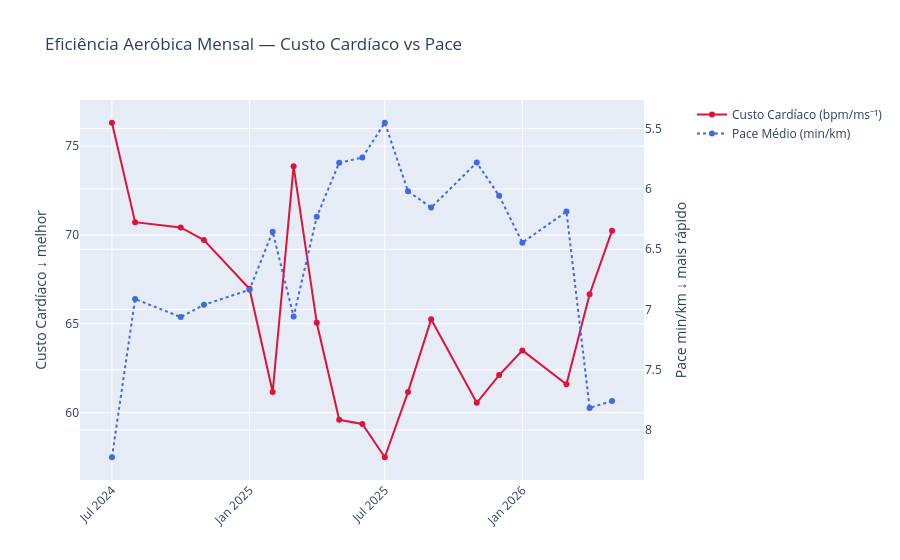

Notebook code cell kept with this figure:
### Code cell
if not df_run.empty:
    cc = df_run.groupby('month').agg(
        cardiac_cost=('cardiac_cost','mean'),
        pace_mean=('pace_min_km','mean'),
        n=('id','count')
    ).reset_index()
    cc['month_str'] = cc['month'].astype(str)

    fig = make_subplots(specs=[[{'secondary_y': True}]])
    fig.add_trace(go.Scatter(x=cc['month_str'], y=cc['cardiac_cost'],
                             name='Custo Cardíaco (bpm/ms⁻¹)', line=dict(color='crimson', width=2),
                             mode='lines+markers'), secondary_y=False)
    fig.add_trace(go.Scatter(x=cc['month_str'], y=cc['pace_mean'],
                             name='Pace Médio (min/km)', line=dict(color='royalblue', width=2, dash='dot'),
                             mode='lines+markers'), secondary_y=True)
    fig.update_layout(title='Eficiência Aeróbica Mensal — Custo Cardíaco vs Pace')
    fig.update_yaxes(title_text='Custo Cardíaco ↓ melhor', secondary_y=False)
    fig.update_yaxes(title_text='Pace min/km ↓ mais rápido', autorange='reversed', secondary_y=True)
    fig.update_layout(xaxis_tickangle=-45)
    fig.show()

### Figure 1 — Plotly figure (JSON) as saved in the notebook; plotly's stock layout.template omitted (floating-point values rounded to 4 significant figures)
{"data": [{"line": {"color": "crimson", "width": 2}, "mode": "lines+markers", "name": "Custo Cardíaco (bpm/ms⁻¹)", "type": "scatter", "x": ["2024-07", "2024-08", "2024-10", "2024-11", "2025-01", "2025-02", "2025-03", "2025-04", "2025-05", "2025-06", "2025-07", "2025-08", "2025-09", "2025-11", "2025-12", "2026-01", "2026-03", "2026-04", "2026-05"], "xaxis": "x", "y": [76.32, 70.72, 70.43, 69.71, 66.98, 61.16, 73.87, 65.06, 59.6, 59.37, 57.49, 61.16, 65.25, 60.56, 62.12, 63.5, 61.6, 66.67, 70.25], "yaxis": "y"}, {"line": {"color": "royalblue", "dash": "dot", "width": 2}, "mode": "lines+markers", "name": "Pace Médio (min/km)", "type": "scatter", "x": ["2024-07", "2024-08", "2024-10", "2024-11", "2025-01", "2025-02", "2025-03", "2025-04", "2025-05", "2025-06", "2025-07", "2025-08", "2025-09", "2025-11", "2025-12", "2026-01", "2026-03", "2026-04", "2026-05"], "xaxis": "x", "y": [8.225, 6.913, 7.062, 6.962, 6.836, 6.355, 7.059, 6.231, 5.783, 5.74, 5.451, 6.019, 6.155, 5.782, 6.057, 6.446, 6.188, 7.816, 7.759], "yaxis": "y2"}], "layout": {"title": {"text": "Eficiência Aeróbica Mensal — Custo Cardíaco vs Pace"}, "xaxis": {"anchor": "y", "domain": [0, 0.94], "tickangle": -45}, "yaxis": {"anchor": "x", "domain": [0, 1], "title": {"text": "Custo Cardíaco ↓ melhor"}}, "yaxis2": {"anchor": "x", "autorange": "reversed", "overlaying": "y", "side": "right", "title": {"text": "Pace min/km ↓ mais rápido"}}}}
